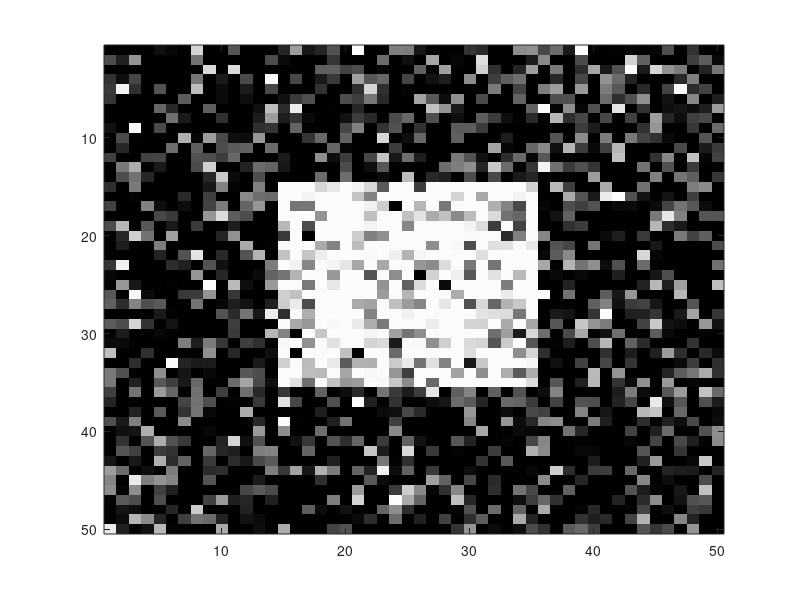

Write MATLAB code to recreate this figure. (Note: this script raises an error after producing the figure.)
% EECE 8395: Medical Image Segmentation
% Vanderbilt University
% Prof. Jack H. Noble
% Graph Cuts
clear all
close all
clc
% Initialize all of our helper Hash Tables:
global Parent Tree Active EdgeCaps Edges Edge_Lens r c Orphans Orphan_cnt PLengths
r=50;
c=50;
img = zeros(r,c);
img(15:35,15:35) = 1;
% Since we will use to define probability of belonging to S, we don’t want fully hard constraints
% img(img(:)<0.01)=0.01;
% img(img(:)>.99)=.99;
% figure(1); close(1); figure(1); colormap(gray(256));
% image(255*img);

noise = 0.4;
img = zeros(r,c);
img(15:35,15:35) = 1;
rng('default');
img = img +noise*randn(r,c);
img(img(:)<0.01)=0.01;
img(img(:)>.99)=.99;
figure(1); close(1); figure(1); colormap(gray(256));
image(255*img);

% Parameters in our Graph Cut
sigma = 0.2;
lambda = 0.1;

Tree = zeros(r*c+2,1);
Tree(r*c+1)=1; % s
Tree(r*c+2)=2; % t
% The first r*c entries in Tree will contain our final segmentation – 1 for s and 2 for t
Parent = zeros(r*c+2,1);
Active = zeros(r*c+2,1);
nodes = (1:r*c)';
X = mod(nodes-1,r)+1;
Y = floor((nodes-1)/r)+1;
Edges = [X<r,X>1,Y<c,Y>1].*[nodes+1, nodes-1, nodes+r, nodes-r];
Edge_Lens = sum(Edges'>0)';
EdgeCaps = zeros(r*c,6);
EdgeCaps(:,5) = -lambda*log(1-img(:)');%s
EdgeCaps(:,6) = -lambda*log(img(:)');%t
EdgeCaps(:,1) = (1-lambda)*reshape([exp(-((img(1:end-1,:)-img(2:end,:)).^2)/(2*sigma*sigma));-ones(1,c)],[r*c,1]);%x+1
EdgeCaps(:,2) = (1-lambda)*reshape([-ones(1,c);exp(-((img(1:end-1,:)-img(2:end,:)).^2)/(2*sigma*sigma))],[r*c,1]);%x-1
EdgeCaps(:,3) = (1-lambda)*reshape([ exp(-((img(:,1:end-1)-img(:,2:end)).^2)/(2*sigma*sigma)),-ones(r,1)],[r*c,1]);%y+1
EdgeCaps(:,4) = (1-lambda)*reshape([-ones(r,1), exp(-((img(:,1:end-1)-img(:,2:end)).^2)/(2*sigma*sigma))],[r*c,1]);%y-1
for i=1:r*c
    EdgeCaps(i,1:Edge_Lens(i)) = EdgeCaps(i,Edges(i,1:4)>0);
    Edges(i,1:Edge_Lens(i)) = Edges(i,Edges(i,1:4)>0);
end
% PLengths will help us keep track of the length of the current path to each node – this will help us
% construct shorter paths in the adoption step:
PLengths = zeros(r*c+2,1);
% We also need Orphans to be a global so that they can be identified in the Augment step and
% addressed in the Adoption step:
Orphans = zeros(1,10000);
Orphan_cnt = 0;
% Finally, we can actually do the first grow step ourselves in a way that guarantees the initial tree
% assignments match our prior probability distribution function. This reduces a lot of orphan
% adoption operations that would occur if we instead connected all nodes to s initially:
msk = img(:)>0.5;
Active(1:r*c)=1;
Tree(msk)=1;
Tree(~msk)=2;
Parent(msk)=r*c+1;
Parent(~msk)=r*c+2;
% Finally add all the active nodes to the FIFO
FIFOInit(10*r*c);
for i=1:length(nodes)
    FIFOInsert(nodes(i));
end
% And perform the min-cut:
iter=0;
while (1)
    iter=iter+1;
    disp(['iteration ' num2str(iter)])
    P = Grow2()
%     if ActiveCheck>0
%         error('non-active nodes adjacent to free nodes found')
%     end
    
    if isempty(P)
        break;
    end
    Augment(P);
    
    while Orphan_cnt
        p=Orphans(Orphan_cnt);
        Orphan_cnt=Orphan_cnt-1;
        neibs=[Edges(p,:) r*c+1 r*c+2];
        for i=1:length(neibs)
            % modify Plengths
            q=neibs(i);
            if q
                % check if path to tree exists
                current_node=q;
                while (current_node~= r*c+1 || current_node~= r*c+2) && (current_node>0)
                    current_node=Parent(current_node);
                end
                if Tree(p)+r*c==current_node % 1 or 2 + r*c == current_node
                    path2tree=1;
                else
                    path2tree=0;
                end
                % adopt
                np=min(p,q);
                nq=max(p,q);
                if nq<=r*c
                    cap=EdgeCaps(np,Edges(np,:)==nq);
                else
                    if nq==r*c+1
                        cap=EdgeCaps(np,5);
                    end
                    if nq==r*c+1
                        cap=EdgeCaps(np,6);
                    end
                end
                
                if Tree(p)==Tree(q) && cap>0 && path2tree
                    Parent(p)=q;
                    % Active() state of p remains unchanged
                end
            end
        end
        if Parent(p)==-1 % if p not adopted
            neibs=Edges(p,:);
            for i=1:length(neibs)
                q=neibs(i);
                if q
                    if Tree(p)==Tree(q)
                        np=min(p,q);
                        nq=max(p,q);
                        
                        if EdgeCaps(np,Edges(np,:)==nq)>0
                            FIFOInsert(q)
                            Active(q)=1;
                        end
                    end
                    if Parent(q)==p
                        Orphan_cnt=Orphan_cnt+1;
                        Orphans(Orphan_cnt)=q;
                        Parent(q)=-1;
                    end
                end
            end
            Tree(p)=0;
            Active(p)=0;
        end
    end
end
figure(2); close(2); figure(2); colormap(gray(256));
image(reshape(Tree(1:r*c)*255/2,[r,c]));